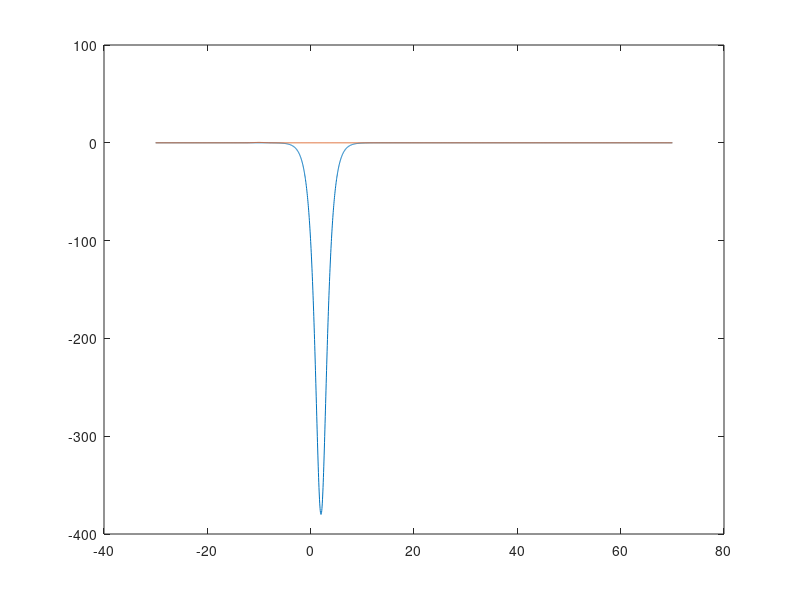

The MATLAB source for this figure: (Note: this script raises an error after producing the figure.)
close all
clear
clc
%%
% V = 1e-6; Evec = linspace(0,3*V,1000); w = 7/(sqrt(2*m*V));
c = 3e8;
eV = 1.602e-19;
hbarsc = 6.63e-34 / (2*pi);
m_e = 9.12e-31;

hbar = 1;
m = 1/2;

x0 = -30;
xfin = 70;

Nx = 2800;
dx = (xfin-x0) / (Nx);
xv = (x0:dx:xfin)';
L = xfin-x0;

t0 = 0;
tfin = 4.6;
dt = 0.01e-2;
tv = (t0:dt:tfin)';
Nt = length(tv);

stab = dt/(dx^2)



xbar = -10;                      % Mitten av vågfunk. vid t=0
k0 = 4;                        % Medel vågtal/energi vid t=0, kopplad till r.mängd via p=hbar*k
E = ((hbar*k0)^2) / (2*m);      % k översatt till kinetisk energi se 2.4 i Griffiths
sigmax = 10e-1;                   % Standardavvikelse i x vid t=0
sigmak = 1/(2*sigmax);          % Standardavvikelse i k vid t=0
aa = 1/(4*sigmax^2);            % Konstant från uppgift 2.21 Griffiths
vg = hbar*k0/m;                 % Grupphastighet Verkar stämma!

T_ana = @(E,V,w) (1 + (V.*sinh((w/hbar).*sqrt(2.*m.*(V-E))) ).^2./(4.*E.*(V-E))).^(-1);

dp = 2*pi/(dx*(Nx+1));
p = (-Nx/2:Nx/2)*dp;

% Normaliserat vågpaket som initialvillkor för numerisk lösare
Anorm = 1/(2*pi*sigmax^2)^(1/4);
psi0 = Anorm*exp(-aa*(xv-xbar).^2) .* exp(1i*k0*(xv));
normtest = trapz(xv, abs(psi0).^2);

nu = 20;
Ux = -hbar^2/(2*m)*nu*(nu-1)*sech(xv-2);
% Ux = zeros(Nx+1,1);
% Ux = 1.1*E*(heaviside(xv-15) - heaviside(xv-20));

figure(1)
plot(xv, Ux)
hold on
plot(xv, abs(psi0).^2)
hold off

%%

RK44 = Rk4_solve(psi0, Ux, hbar, m, k0, dx, dt, Nt);
% RK4 = CN_solve(psi0, Ux, Nx, Nt, dx, dt, m);
%%
nf = 500;

figure("Position",[200,200,1100,700])
skip = floor((Nt-1)/nf);
for j = 1:nf

    Tj = sprintf('%.5f',trapz(xv(1176:end), abs(RK44(1176:end,skip*j)).^2 ));
    tj = sprintf('%.4f',skip*j*dt);
    yyaxis left
    plot(xv, abs(RK44(:,skip*j)).^2)
    ylabel('$|\Psi|^2 \ [\mathrm{eV}/(\hbar c)]$','fontsize',14,'Interpreter','latex')
    ylim([-0.5,0.5])
%     hold on
    yyaxis right
    plot(xv, Ux)
    yline(E,'--',Color="#D95319")
    ylabel('$U(x), \ \langle E \rangle \ [\mathrm{eV}]$','fontsize',14,'Interpreter','latex')
    xlabel('$x \ [\mathrm{eV} \cdot \hbar c]$','fontsize',14,'Interpreter','latex')
%     plot(xv, abs(CN(:,skip*j)).^2, 'k-')
%     plot(xv, real(Psi1_ana(:,j)))
%     hold off
    legend('$|\Psi|^2$','$U(x)_{\mathrm{sech}}, \ \nu=20$', '$\langle E \rangle$','fontsize',12,'Interpreter','latex')
    ylim([-17,17])
    xlim([-20,20])
    title(['T=', num2str(Tj),',', '        t=', num2str(tj), ' $[\hbar/ \mathrm{eV}]$'], Interpreter='latex', FontSize=12)

    
    drawnow
%     frame = j
    F(j)=getframe(gcf);
end


%%

nf = 500;

figure("Position",[200,200,1100,700])
skip = floor((Nt-1)/nf);
for j = 1:nf

    Tj = sprintf('%.5f',trapz(xv(1176:end), abs(RK4(1176:end,skip*j)).^2 ));
    tj = sprintf('%.4f',skip*j*dt);
    yyaxis left
    plot(xv, real(RK44(:,skip*j)))
    hold on
    plot(xv, imag(RK44(:,skip*j)))
    hold off
    ylabel('$\Psi (x,t)$','fontsize',14,'Interpreter','latex')
    ylim([-1,1])

    yyaxis right
    plot(xv, Ux)
 
    ylabel('$U(x) \ [\mathrm{eV}]$','fontsize',14,'Interpreter','latex')
    xlabel('$x \ [\mathrm{eV} \cdot \hbar c]$','fontsize',14,'Interpreter','latex')

    legend('$\mathrm{Re}(\Psi)$', '$\mathrm{Im}(\Psi)$','$U(x)_{\mathrm{sech}}, \ \nu=20$','fontsize',12,'Interpreter','latex')
    ylim([-17,17])
    xlim([-20,20])
    title(['T=', num2str(Tj),',', '        t=', num2str(tj), ' $[\hbar/ \mathrm{eV}]$'], Interpreter='latex', FontSize=12)

    
    drawnow
%     frame = j
    F(j)=getframe(gcf);
end

%%
video=VideoWriter('sech_V3_ReIm');
video.Quality=100;
video.FrameRate=60;
open(video);
writeVideo(video,F);
close(video);

%% Se boken "Spectral Methods in Matlab" i onedrive>KEX_delat>lit>pseudo-spec
nline = 24;
skip_line = floor((Nt-1)/nline)
%%
figure("Position",[200,200,1100,700])
waterfall(xv,tv(1:skip_line:Nt-1),abs(RK44(:,1:skip_line:Nt-1).').^2)
view(10,70) 
% colormap([0 0 0])
axis([x0 xfin 0 tfin 0 0.4]) 
ylabel('$t =  [\hbar/ \mathrm{eV}]$','fontsize',10,'Interpreter','latex')
zlabel |\Psi|^2, grid on, xlabel x
print('sech_V3_wf_c','-depsc')
print('sech_V3_wf_c','-dpng')
%%
nlinesurf = 400;
skip_linesurf = floor((Nt-1)/nlinesurf)
figure("Position",[200,200,1100,700])
surface(xv(1:5:Nx),tv(1:skip_linesurf:Nt-1),abs(RK44((1:5:Nx),1:skip_linesurf:Nt-1).').^2, 'EdgeColor','none')
cb = colorbar;
hColourbar.Label.Position(1) = 3;
ylabel(cb, '$|\Psi|^2$','fontsize',14,'Interpreter','latex')
ylabel('$t =  [\hbar/ \mathrm{eV}]$','fontsize',14,'Interpreter','latex')
xlabel('$x \ [\mathrm{eV} \cdot \hbar c]$','fontsize',14,'Interpreter','latex')
title('$U(x)_{\mathrm{sech}}, \ \nu=20$', '$\langle E \rangle=16 \ [\mathrm{eV}]$','fontsize',14,'Interpreter','latex')
xlim([x0,xfin])
ylim([0,tfin])
print('sech_V3_surf','-depsc')
print('sech_V3_surf','-dpng')